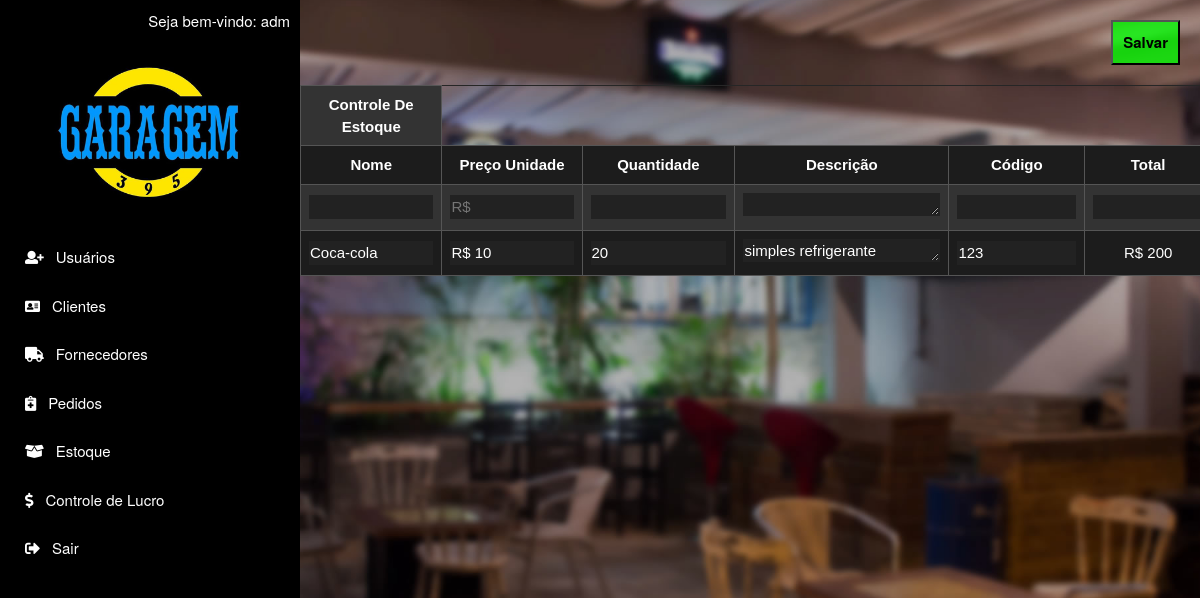
/app/view/estoque.php (signed in), run on an earlier commit of the app's database.
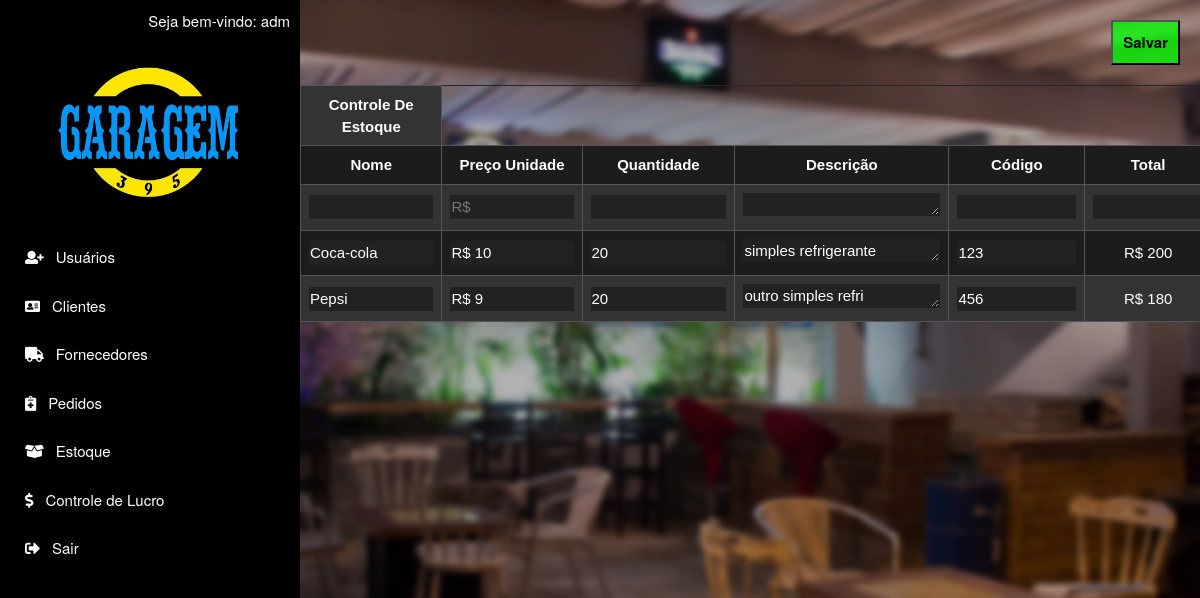
And on a later commit of the database.
### tables this page shows
CREATE TABLE `funcionario` (
  `cpf` varchar(14) NOT NULL,
  `nome` varchar(15) NOT NULL,
  `sobrenome` varchar(15) NOT NULL,
  `senha` varchar(20) NOT NULL,
  `email` varchar(40) NOT NULL,
  `tipo` tinyint(1) NOT NULL
);

CREATE TABLE `produto` (
  `codigo` int(11) NOT NULL,
  `nome` varchar(20) NOT NULL,
  `preco_unid` varchar(8) NOT NULL,
  `qtd` int(11) NOT NULL,
  `descricao` varchar(40) NOT NULL
);

### app/view/estoque.php (the view, shortened to what this page needs)
<!DOCTYPE html>
<html lang="pt-br">
  <head>
    <?php
  include "menu.php";
  include "../model/conexao.php";
  $sql = "SELECT * FROM produto";
  $retorno = mysqli_query($conexao, $sql) or die ('Erro');
    ?>
  </head>
  <body id="top" data-spy="scroll">
    <form name="EstoqueForm" method="POST" id="formularioEstoque" action="../controller/SalvaEstoque.php">
      <div class="AddProd">
        <input type="submit" class="button btn-salvar" value="Salvar"/>
      </div>
      <table class="TabelaEstoque" id="tabela-estoque">
        <tr>
          <th>Controle De Estoque</th>
        </tr>
        <tr>
          <th>Nome</th>
          <th>Preço Unidade</th>
          <th>Quantidade</th>
          <th>Descrição</th>
          <th>Código</th>
          <th>Total</th>
        </tr>
        <tr id="linhaParaClonar">
          <td><input type="text" name="NomeProd"></td>
          <td><input type="text" class="js-mask-money" name="PrecoProd" placeholder="R$"></td>
          <td><input type="number" name="QTDProd"></td>
          <td><textarea id="DescProd" name="DescricProd" rows="1"></textarea></td>
          <td><input type="number" name="CodProd"></td>
          <td><input type="number" readonly="" name="Total"></td>
        </tr>
          <?php
          while ($registro = mysqli_fetch_array($retorno)){
            $codigo = $registro['codigo'];
            $nome = $registro['nome'];
            $preco_unid = $registro['preco_unid'];
            $qtd = $registro['qtd'];
            $descricao = $registro['descricao'];
            $soma = $preco_unid * $qtd;
            echo '<td><input type="text" readonly value='. $nome .'></td>';
            echo '<td><input type="text" readonly class="js-mask-money" placeholder="R$" value="R$ '. $preco_unid .'"></td>';
            echo '<td><input type="number" readonly value='. $qtd .'></td>';
            echo '<td><textarea id="DescProd" readonly rows="1">'.$descricao.'</textarea></td>';
            echo '<td><input type="number" readonly value='. $codigo .'></td>';
            echo '<td><span>R$ '.$soma.'</span></td>';
          }
          echo "</table>";
          ?>
    </form>
  </body>
</html>

### app/view/menu.php (shortened to what this page needs)
<!DOCTYPE html>
<html>
<head>
  <link rel="stylesheet" href="../assets/css/flexslider.css">
  <link rel="stylesheet" href="../assets/css/bootstrap.min.css">
  <link rel="stylesheet" href="../assets/css/font-awesome.min.css">
  <link rel="stylesheet" href="../assets/css/style.css">
  <link rel="stylesheet" href="../assets/css/font-awesome/css/fontawesome-all.min.css">
</head>
  <body id="top" data-spy="scroll">
	<header id="home" class="hidden-xs">
	  <div class="vertical-menu">
		  <div class="welcome-username">
		  <?php
			include "../model/conexao.php";
			include "../controller/WelcomeUser.php";
		  ?>
		  </div>
		<img class="logo-menu" src="../assets/images/logo.png">
	  <?php
			include '../controller/MenuRestrito.php';
	  ?>
	  </div>
	</header>
	  <?php
		include "../model/conexao.php";
		include "../controller/WelcomeUser.php";
	  ?>
	  <?php
			include '../controller/MenuRestrito.php';
	  ?>
  </body>
</html>

### app/controller/WelcomeUser.php
<?php
include "../model/conexao.php";
$email = $_SESSION['EmailUsuario'];
$dados = mysqli_query($conexao, "SELECT * FROM funcionario WHERE email = '$email'");
$funcionario = mysqli_fetch_array($dados);
echo 'Seja bem-vindo: '.$funcionario['nome'];
?>

### app/controller/MenuRestrito.php (shortened to what this page needs)
<?php
if ($funcionario['tipo'] == 1) {
echo '<a href="cadastro_usuario.php" class="btnMenu" target="_blank"><i class="fas fa-user-plus menu-icons"></i>Usuários</a>';
echo '<a href="cadastro_cliente.php" class="btnMenu" target="_blank"><i class="fas fa-address-card menu-icons"></i>Clientes</a>';
echo '<a href="cadastro_fornecedor.php" class="btnMenu" target="_blank"><i class="fas fa-truck menu-icons"></i>Fornecedores</a>';
echo '<a href="pedidos.php" class="btnMenu" target="_blank"><i class="fas fa-notes-medical menu-icons"></i></i>Pedidos</a>';
echo '<a href="estoque.php" class="btnMenu" target="_blank"><i class="fas fa-box-open menu-icons"></i>Estoque</a>';
echo '<a href="lucro.php" class="btnMenu" target="_blank"><i class="fas fa-dollar-sign menu-icons"></i>Controle de Lucro</a>';
echo '<a href="../controller/logout.php" class="btnMenu"><i class="fas fa-sign-out-alt menu-icons"></i>Sair</a>';
}
?>

### app/assets/css/style.css (style rules this page uses)
body { height:100% !important; font-size: 15px; font-size: normal; font-smooth: always; -webkit-font-smoothing: antialiased; -moz-font-smoothing: antialiased; background-repeat: no-repeat; background-position: center; background-attachment:fixed; background-size:113%; background-image: url("../images/fundo.jpg"); }
html, header { height:100% !important; }
input[type=number] { -moz-appearance:textfield; }
header { float: left; position: fixed; }
a { text-decoration: none; -moz-transition: all linear .3s; -webkit-transition: all linear .3s; -o-transition: all linear .3s; transition: all linear .3s; }
.logo-menu { width: 200px; margin-left: 40px; }
.vertical-menu { width: 300px; height: 100%; background: black; padding: 10px; }
.welcome-username { float: right; color: white; }
.vertical-menu a { background-color: black; color: white; display: block; padding: 12px; border-radius: 5px; text-decoration: none; margin: 3px; }
.menu-icons { margin-right: 12px; }
form,input,select,textarea { margin:0; padding:0px; color:#ffffff; }
.TabelaEstoque { font-family: arial, sans-serif; border-collapse: collapse; width: 76%; position: relative; margin-left: 300px; border: 1px solid #262626; border-radius: 15px; }
.TabelaEstoque td, th { border: 1px solid #555; text-align: center; padding: 8px; }
.TabelaEstoque th { color: white; }
.TabelaEstoque tr:nth-child(even) { background-color: #1c1c1c; }
.TabelaEstoque tr { background-color: #333; }
.TabelaEstoque td input { background: #222222; border: 1px solid #222222; width: 100%; }
.TabelaEstoque td textarea { background: #222222; border: 1px solid #222222; }
.AddProd { text-align: right; position: relative; }
.AddProd .btn-salvar { margin: 20px; padding: 10px; color: black; background: #00ff00c2; font-weight: 600; }

What changed in the data, as far as the page shows it:
added produto: nome "Pepsi", preco_unid "R$ 9", qtd "20", descricao "outro simples refri", codigo "456", soma "180"
